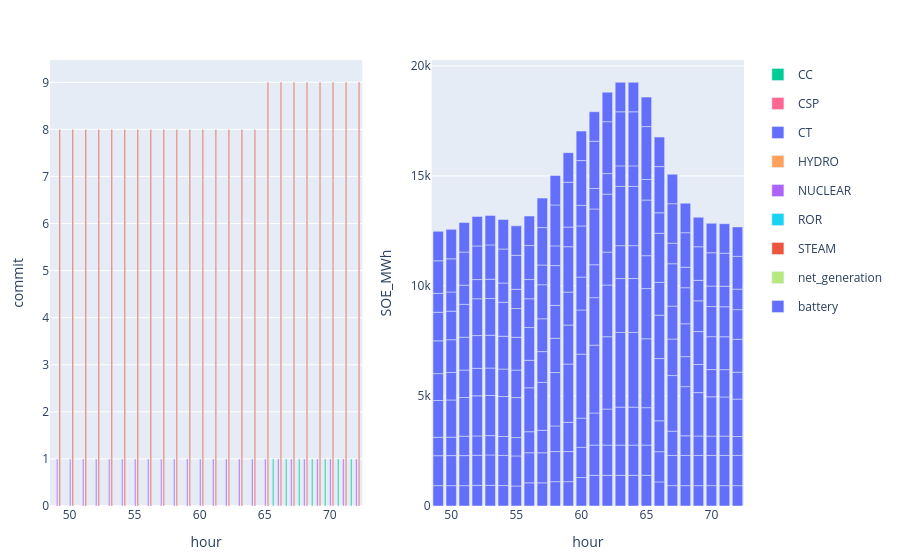

Source (notebook cell):
### Code cell
to_plot = commit_uc[(commit_uc.configuration .== config_2) .&  (commit_uc.day .== day_),:] 
p1 = plot(to_plot, x = :hour, y = :commit,  kind = "bar", color = :resource, stackgroup = 1) #Layout(barmode="stack"))

to_plot = s_uc.storage[(s_uc.storage.configuration .== config_2) .&  (s_uc.storage.day .== day_),:]
p2 = plot(to_plot, x = :hour , y = :SOE_MWh, color = :resource, kind = "bar", Layout(barmode="stack")) 
[p1 p2]

### Figure 1 — Plotly figure (JSON) as saved in the notebook; plotly's stock layout.template omitted (floating-point values rounded to 4 significant figures; data arrays with more than 128 entries replaced by an {"elided": "..."} marker saying what was removed)
{"data": [{"legendgroup": "CC", "marker": {"color": "#00cc96"}, "name": "CC", "showlegend": true, "stackgroup": 1, "type": "bar", "x": [49, 50, 51, 52, 53, 54, 55, 56, 57, 58, 59, 60, 61, 62, 63, 64, 65, 66, 67, 68, 69, 70, 71, 72], "xaxis": "x1", "y": [0, 0, 0, 0, 0, 0, 0, 0, 0, 0, 0, 0, 0, 0, 0, 0, 0, 1, 1, 1, 1, 1, 1, 1], "yaxis": "y1"}, {"legendgroup": "CSP", "marker": {"color": "#FF6692"}, "name": "CSP", "showlegend": true, "stackgroup": 1, "type": "bar", "x": [49, 50, 51, 52, 53, 54, 55, 56, 57, 58, 59, 60, 61, 62, 63, 64, 65, 66, 67, 68, 69, 70, 71, 72], "xaxis": "x1", "y": [null, null, null, null, null, null, null, null, null, null, null, null, null, null, null, null, null, null, null, null, null, null, null, null], "yaxis": "y1"}, {"legendgroup": "CT", "marker": {"color": "#636efa"}, "name": "CT", "showlegend": true, "stackgroup": 1, "type": "bar", "x": [49, 50, 51, 52, 53, 54, 55, 56, 57, 58, 59, 60, 61, 62, 63, 64, 65, 66, 67, 68, 69, 70, 71, 72], "xaxis": "x1", "y": [0, 0, 0, 0, 0, 0, 0, 0, 0, 0, 0, 0, 0, 0, 0, 0, 0, 0, 0, 0, 0, 0, 0, 0], "yaxis": "y1"}, {"legendgroup": "HYDRO", "marker": {"color": "#FFA15A"}, "name": "HYDRO", "showlegend": true, "stackgroup": 1, "type": "bar", "x": [49, 50, 51, 52, 53, 54, 55, 56, 57, 58, 59, 60, 61, 62, 63, 64, 65, 66, 67, 68, 69, 70, 71, 72], "xaxis": "x1", "y": [null, null, null, null, null, null, null, null, null, null, null, null, null, null, null, null, null, null, null, null, null, null, null, null], "yaxis": "y1"}, {"legendgroup": "NUCLEAR", "marker": {"color": "#ab63fa"}, "name": "NUCLEAR", "showlegend": true, "stackgroup": 1, "type": "bar", "x": [49, 50, 51, 52, 53, 54, 55, 56, 57, 58, 59, 60, 61, 62, 63, 64, 65, 66, 67, 68, 69, 70, 71, 72], "xaxis": "x1", "y": [1, 1, 1, 1, 1, 1, 1, 1, 1, 1, 1, 1, 1, 1, 1, 1, 1, 1, 1, 1, 1, 1, 1, 1], "yaxis": "y1"}, {"legendgroup": "ROR", "marker": {"color": "#19d3f3"}, "name": "ROR", "showlegend": true, "stackgroup": 1, "type": "bar", "x": [49, 50, 51, 52, 53, 54, 55, 56, 57, 58, 59, 60, 61, 62, 63, 64, 65, 66, 67, 68, 69, 70, 71, 72], "xaxis": "x1", "y": [null, null, null, null, null, null, null, null, null, null, null, null, null, null, null, null, null, null, null, null, null, null, null, null], "yaxis": "y1"}, {"legendgroup": "STEAM", "marker": {"color": "#EF553B"}, "name": "STEAM", "showlegend": true, "stackgroup": 1, "type": "bar", "x": [49, 50, 51, 52, 53, 54, 55, 56, 57, 58, 59, 60, 61, 62, 63, 64, 65, 66, 67, 68, 69, 70, 71, 72], "xaxis": "x1", "y": [8, 8, 8, 8, 8, 8, 8, 8, 8, 8, 8, 8, 8, 8, 8, 8, 9, 9, 9, 9, 9, 9, 9, 9], "yaxis": "y1"}, {"legendgroup": "net_generation", "marker": {"color": "#B6E880"}, "name": "net_generation", "showlegend": true, "stackgroup": 1, "type": "bar", "x": [49, 50, 51, 52, 53, 54, 55, 56, 57, 58, 59, 60, 61, 62, 63, 64, 65, 66, 67, 68, 69, 70, 71, 72], "xaxis": "x1", "y": [null, null, null, null, null, null, null, null, null, null, null, null, null, null, null, null, null, null, null, null, null, null, null, null], "yaxis": "y1"}, {"legendgroup": "battery", "marker": {"color": "#636efa"}, "name": "battery", "showlegend": true, "type": "bar", "x": {"elided": "240 int values"}, "xaxis": "x2", "y": {"elided": "240 float values"}, "yaxis": "y2"}], "layout": {"margin": {"b": 50, "l": 50, "r": 50, "t": 60}, "xaxis1": {"anchor": "y1", "domain": [0, 0.45], "title": {"text": "hour"}}, "xaxis2": {"anchor": "y2", "domain": [0.55, 1], "title": {"text": "hour"}}, "yaxis1": {"anchor": "x1", "domain": [0, 1], "title": {"text": "commit"}}, "yaxis2": {"anchor": "x2", "domain": [0, 1], "title": {"text": "SOE_MWh"}}}}
